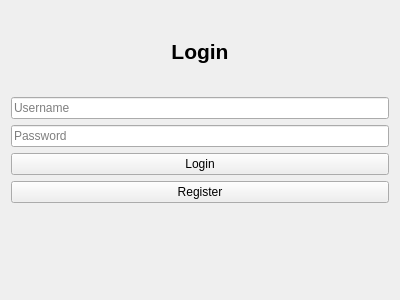
<?xml version="1.0" encoding="UTF-8"?>
<ui version="4.0">
 <class>AuthWidget</class>
 <widget class="QWidget" name="AuthWidget">
  <property name="geometry">
   <rect>
    <x>0</x>
    <y>0</y>
    <width>400</width>
    <height>300</height>
   </rect>
  </property>
  <property name="windowTitle">
   <string>Authentication</string>
  </property>
  <layout class="QVBoxLayout" name="verticalLayout">
   <item>
    <widget class="QLabel" name="titleLabel">
     <property name="font">
      <font>
       <pointsize>16</pointsize>
       <weight>75</weight>
       <bold>true</bold>
      </font>
     </property>
     <property name="text">
      <string>Login</string>
     </property>
     <property name="alignment">
      <set>Qt::AlignCenter</set>
     </property>
    </widget>
   </item>
   <item>
    <widget class="QLineEdit" name="usernameEdit">
     <property name="placeholderText">
      <string>Username</string>
     </property>
    </widget>
   </item>
   <item>
    <widget class="QLineEdit" name="passwordEdit">
     <property name="placeholderText">
      <string>Password</string>
     </property>
     <property name="echoMode">
      <enum>QLineEdit::Password</enum>
     </property>
    </widget>
   </item>
   <item>
    <widget class="QPushButton" name="loginButton">
     <property name="text">
      <string>Login</string>
     </property>
    </widget>
   </item>
   <item>
    <widget class="QPushButton" name="registerButton">
     <property name="text">
      <string>Register</string>
     </property>
    </widget>
   </item>
   <item>
    <widget class="QLabel" name="statusLabel">
     <property name="text">
      <string/>
     </property>
     <property name="alignment">
      <set>Qt::AlignCenter</set>
     </property>
    </widget>
   </item>
  </layout>
 </widget>
 <resources/>
 <connections/>
</ui>
